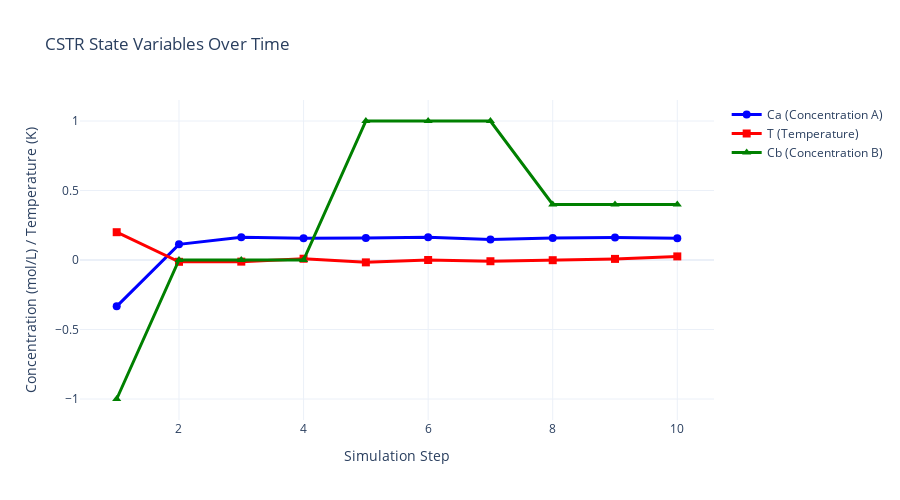

Write notebook code for a chart like this one.
### Code cell
# Create all four plots
plot_state_variables(observations)

### Figure 1 — Plotly figure (JSON) as saved in the notebook; plotly's stock layout.template omitted (floating-point values rounded to 4 significant figures)
{"data": [{"line": {"color": "blue", "width": 3}, "marker": {"size": 8}, "mode": "lines+markers", "name": "Ca (Concentration A)", "type": "scatter", "x": [1, 2, 3, 4, 5, 6, 7, 8, 9, 10], "y": [-0.3333, 0.1127, 0.1635, 0.1569, 0.1587, 0.1646, 0.1483, 0.158, 0.1618, 0.1559]}, {"line": {"color": "red", "width": 3}, "marker": {"size": 8, "symbol": "square"}, "mode": "lines+markers", "name": "T (Temperature)", "type": "scatter", "x": [1, 2, 3, 4, 5, 6, 7, 8, 9, 10], "y": [0.2, -0.01302, -0.01172, 0.009238, -0.01702, -0.0001281, -0.008839, -0.001377, 0.0079, 0.02584]}, {"line": {"color": "green", "width": 3}, "marker": {"size": 8, "symbol": "triangle-up"}, "mode": "lines+markers", "name": "Cb (Concentration B)", "type": "scatter", "x": [1, 2, 3, 4, 5, 6, 7, 8, 9, 10], "y": [-1.0, 1.192e-07, 1.192e-07, 1.192e-07, 1.0, 1.0, 1.0, 0.4, 0.4, 0.4]}], "layout": {"height": 500, "title": {"text": "CSTR State Variables Over Time"}, "xaxis": {"title": {"text": "Simulation Step"}}, "yaxis": {"title": {"text": "Concentration (mol/L) / Temperature (K)"}}}}
